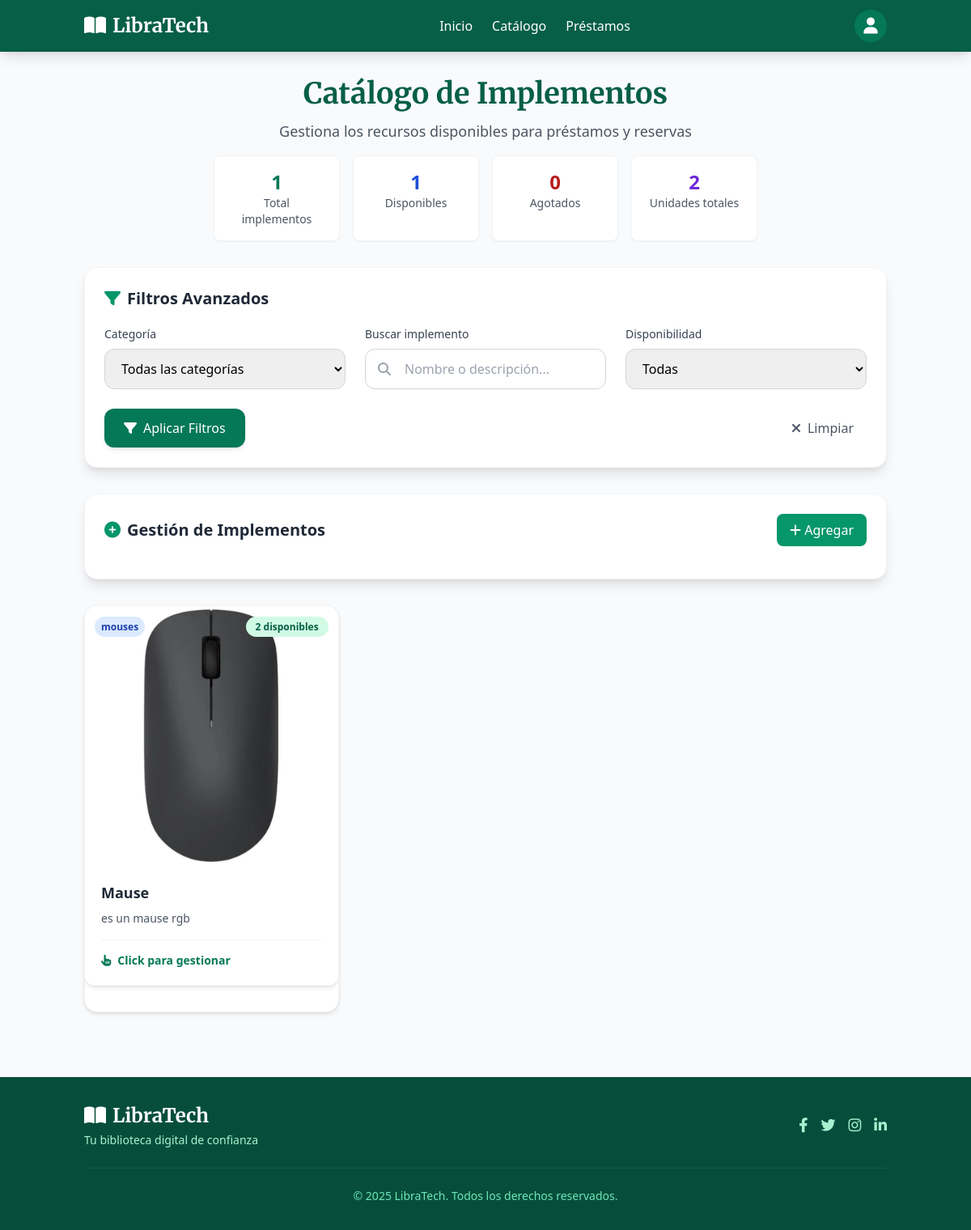
Before: /catalogo/catalogo (signed in) with the older database file.
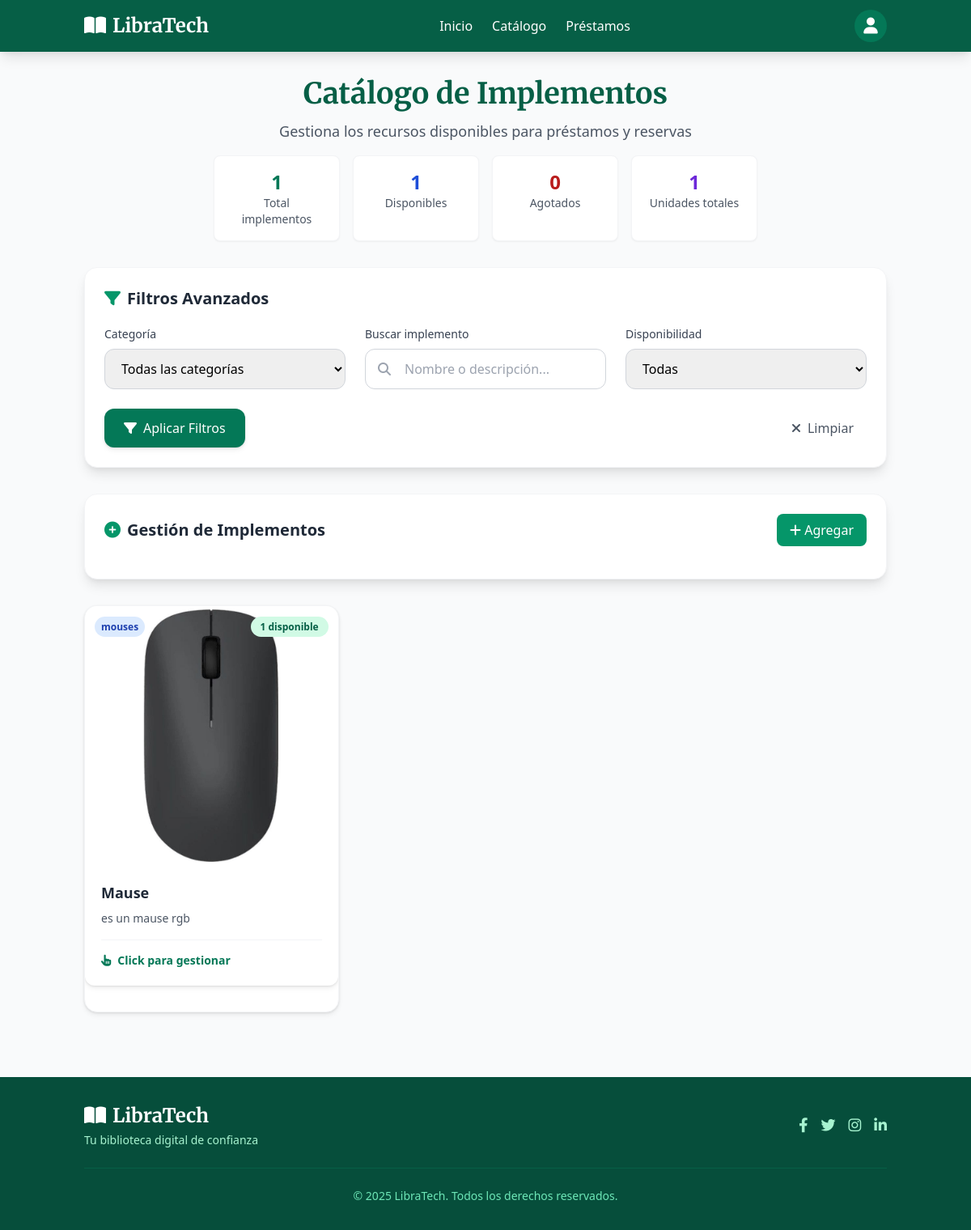
After: the same page with the newer database file.
### tables this page shows
CREATE TABLE catalogo (
                id INTEGER PRIMARY KEY AUTOINCREMENT,
                implemento TEXT NOT NULL,
                descripcion TEXT NOT NULL,
                disponibilidad INTEGER NOT NULL,
                imagen_url TEXT,
                categoria TEXT,
                created_at TIMESTAMP DEFAULT CURRENT_TIMESTAMP
            );

### routes/catalogo.py (the view, shortened to what this page needs)
@catalogo_bp.route('/catalogo', methods=['GET', 'POST'])
@login_required
def catalogo():
    conn = get_db_connection()
    catalogo_items = conn.execute('SELECT * FROM catalogo ORDER BY implemento').fetchall()
    conn.close()
    return render_template('views/catalogo.html', catalogo=catalogo_items)

### app.py (called while the page is built)
@app.context_processor
def inject_user():
    return dict(
        current_user={
            'id': session.get('user_id'),
            'nombre': session.get('user_nombre'),
            'email': session.get('user_email'),
            'is_authenticated': 'user_id' in session
        }
    )

### routes/login.py (called while the page is built)
def login_required(view):
    from functools import wraps
    @wraps(view)
    def wrapped_view(*args, **kwargs):
        if 'user_id' not in session:
            flash('Por favor, inicie sesión para acceder a esta página', 'error')
            return redirect(url_for('login.login'))
        return view(*args, **kwargs)
    return wrapped_view

### utils/db.py (called while the page is built)
def get_db_connection():
    conn = sqlite3.connect('models/database.db')
    conn.row_factory = sqlite3.Row
    return conn

### templates/views/catalogo.html (shortened to what the changed rows need)
{% extends "base.html" %}
{% block content %}
<main class="container mx-auto px-4 py-8">
    <div class="text-center mb-8">
        <h1 class="text-4xl font-serif font-bold text-green-800 mb-3">Catálogo de Implementos</h1>
        <div class="grid grid-cols-2 md:grid-cols-4 gap-4 max-w-2xl mx-auto">
            <div class="bg-white p-4 rounded-lg shadow-sm border border-gray-100">
                <div class="text-2xl font-bold text-purple-700">
                    {{ catalogo|map(attribute='disponibilidad')|sum }}
                </div>
                <div class="text-sm text-gray-600">Unidades totales</div>
            </div>
        </div>
    </div>
    <form action="{{ url_for('catalogo.filtrar_catalogo') }}" method="get"
          class="bg-white p-6 rounded-2xl shadow-lg mb-8 border border-gray-100">
        <h2 class="text-xl font-bold text-gray-800 mb-5 flex items-center">
            <i class="fas fa-filter mr-2 text-green-600"></i> Filtros Avanzados
        </h2>
    </form>
    {% if session.get('rol') == 'admin' %}
    <div class="bg-white p-6 rounded-2xl shadow-lg mb-8 border border-gray-100" x-data="{ open: false }">
        <div class="flex justify-between items-center mb-4">
            <h2 class="text-xl font-bold text-gray-800 flex items-center">
                <i class="fas fa-plus-circle mr-2 text-green-600"></i> Gestión de Implementos
            </h2>
        </div>
    </div>
    {% endif %}
    <div class="grid grid-cols-1 md:grid-cols-2 lg:grid-cols-3 xl:grid-cols-4 gap-6">
        {% for item in catalogo %}
        <div x-data="{ open: false, action: '', loading: false }" class="group">
            <div class="bg-white rounded-2xl shadow-md hover:shadow-xl transition cursor-pointer overflow-hidden h-full flex flex-col border border-gray-100 group-hover:border-green-200"
                 @click="if(!loading) { open = true; action = '' }">
        <div class="bg-white rounded-xl shadow-md overflow-hidden image-container mb-8">
            <div class="h-64 md:h-80 relative flex items-center justify-center overflow-hidden">
                <img
                    src="{{ url_for('static', filename=(('uploads/' + item.imagen_url) if item.imagen_url else 'img/default.jpg')) }}"
                    alt="{{ item.implemento }}"
                    class="w-full h-full object-cover object-center"
                    onerror="this.src='https://via.placeholder.com/400x300/eff6ff/0ea5e9?text=Imagen+No+Disponible'"
                >
                    <div class="absolute top-3 right-3">
                        <span class="px-3 py-1 rounded-full text-xs font-semibold
                            {% if item['disponibilidad'] > 0 %}
                                bg-green-100 text-green-800
                            {% else %}
                                bg-red-100 text-red-800
                            {% endif %}">
                            {% if item['disponibilidad'] > 0 %}
                                {{ item['disponibilidad'] }} disponible{% if item['disponibilidad'] > 1 %}s{% endif %}
                            {% else %}
                                Agotado
                            {% endif %}
                        </span>
                    </div>
                    <div class="absolute top-3 left-3">
                        <span class="px-2 py-1 rounded-full text-xs font-semibold bg-blue-100 text-blue-800">
                            {{ item['categoria'] }}
                        </span>
                    </div>
                </div>
                <div class="p-5 flex-1 flex flex-col">
                    <h3 class="font-bold text-lg mb-2 text-gray-800 line-clamp-1">{{ item['implemento'] }}</h3>
                    <p class="text-gray-600 text-sm mb-4 flex-1 line-clamp-2">{{ item['descripcion'] }}</p>
                    <div class="mt-auto pt-3 border-t border-gray-100">
                        <span class="inline-flex items-center text-sm text-green-700 font-semibold">
                            <i class="fas fa-hand-pointer mr-2"></i>Click para gestionar
                        </span>
                    </div>
                </div>
            </div>
        </div>
        {% endfor %}
    </div>
</main>
{% endblock %}

Changed rows visible on the page:
changed catalogo "Mause": disponibilidad "2" → "1"; no longer shows "s"
Other visible differences:
{{ catalogo|map(attribute='disponibilidad')|sum }}: "2" → "1"
